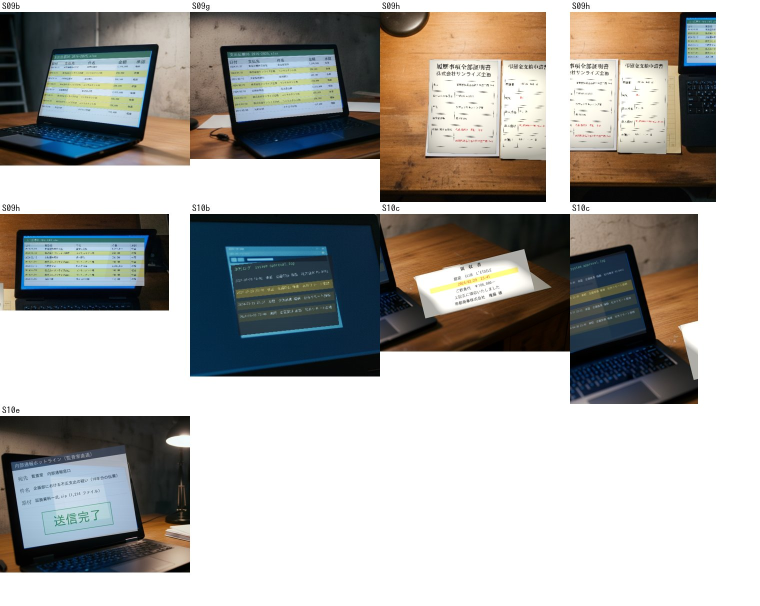
#> input picture assets/qa/chika/PHASE5_합성_검수.jpg, 1520 x 1212 px (shown at 1/2 size)
$ python -i build_ryokan_overrides.py   (imports and definitions only)
#> lines starting #> are read from the running program, lines starting #| are printed output that depends on the picture
#!/usr/bin/env python3
"""『老舗旅館の嫁』 #03 무료 교체 클립(video-overrides) 생성 (build_ryokan_overrides.py 구조) — 규격 제7장 2, 제8장 6 (로컬, 무과금).

스토리보드 방식별로 assets/video-overrides/ryokan/sceneNN.mp4 (NN = 장면 순번, 1부터)를 만든다. 1920x1080 24fps.
  still  정지 키프레임 → 편집 카메라 한 가지(와이드 = 느린 팬, 그 외 = 슬로 푸시인 1.00→1.05, edit_fx가 있으면 그것)
         dutch7 = 7° 회전(악역 붕괴 모티프), dollyzoom = 인물 마스크 2.5D(배경만 줌아웃, 인물 고정)
  gfx    합성 완료 키프레임 + 시간차 등장(_states.json: 스크린 쌍·피라미드·스크린 점등) 크로스페이드
  omni   대사 CU 정지 프레임 — burn 단계에서 OmniHuman이 음성 구동 영상으로 바꾼다
  card   타이틀·엔딩 카드(실글꼴, 페이드)
  reuse  원본 컷(still·gfx)에서 바로 만든다
i2v 컷(pro·lite)은 만들지 않는다(생성 후 post 단계: pull·dutch5·3분할 — post_i2v).
길이 = scene_durations + 0.5초(디졸브 겹침 여유).
사용법: python3 scripts/build_ryokan_overrides.py [장면ID ...]
        python3 scripts/build_ryokan_overrides.py post <clips_dir>   # 생성 i2v 클립 후처리(표기 추적·편집 카메라·더치·핸드헬드) → overrides에 추가
"""
import json
import math
import os
import subprocess
import sys

import cv2
import numpy as np
from PIL import Image, ImageDraw, ImageFont

ROOT = os.path.abspath(os.path.join(os.path.dirname(os.path.abspath(__file__)), ".."))
SB = os.path.join(ROOT, "scripts", "storyboard", "ryokan.json")
AUDIO = os.path.join(ROOT, "scripts", "audio", "ryokan.json")
KF = os.path.join(ROOT, "assets", "portraits", "ryokan-keyframes")
OUT = os.path.join(ROOT, "assets", "video-overrides", "ryokan")
W, H, FPS = 1920, 1080, 24
MIN_B = os.path.join(ROOT, "scripts", "fonts", "ZenOldMincho-Bold.ttf")
MIN_R = os.path.join(ROOT, "scripts", "fonts", "ZenOldMincho-Regular.ttf")
CARDS = {"S01f": ("『老舗旅館の嫁』", MIN_B, 104, (236, 226, 200)),
         "S01g": ("三か月前", MIN_R, 72, (236, 232, 222)),
         "S10a": ("繁忙期まで、あと三日", MIN_R, 72, (236, 232, 222)),
         "S13a": ("繁忙期、初日", MIN_R, 72, (236, 232, 222))}
ENC = ["-c:v", "libx264", "-preset", "medium", "-crf", "19", "-pix_fmt", "yuv420p", "-an"]


def run(args):
    subprocess.run(["ffmpeg", "-v", "error", "-y"] + args, check=True)


# [15 lines left out: function zoom_vf, not called in this run]


# 제11장 20(2026-10-09, 외부 검수 「0:23~0:30 암전 8.6초」): 타이틀·시점 카드를 검은 바탕 대신 장면 위에 올린다
OVERLAY_CARDS = {"S01f": ("S01e", "title"), "S01g": ("S02a", "corner")}   # 제11장 20: 타이틀은 직전 후크 컷(야간 현관) 블러 위, 「三か月前」는 다음 장면(새벽 주방) 첫 프레임 위


# [24 lines left out: function card_overlay, not called in this run]


def fit_png(src, dst):
    """키프레임(1344x768 등)을 16:9로 가운데 맞춰 1920x1080 PNG로."""
#> called with src = '../assets/qa/chika/PHASE5_합성_검수.jpg', dst = 'out.png'
    im = Image.open(src).convert("RGB"); w, h = im.size
#> in fit_png, im is the input picture: PIL image 1520x1212 RGB; mean R, G, B 173, 171.4, 167.6
#> after `w, h = im.size`: w = 1520; h = 1212
    if abs(w / h - 16 / 9) > 0.01:
        nw = min(w, int(h * 16 / 9)); nh = int(nw * 9 / 16)
#> after `nw = min(w, int(h * 16 / 9))`: nw = 1520
#> after `nh = int(nw * 9 / 16)`: nh = 855
        im = im.crop(((w - nw) // 2, (h - nh) // 2, (w - nw) // 2 + nw, (h - nh) // 2 + nh))
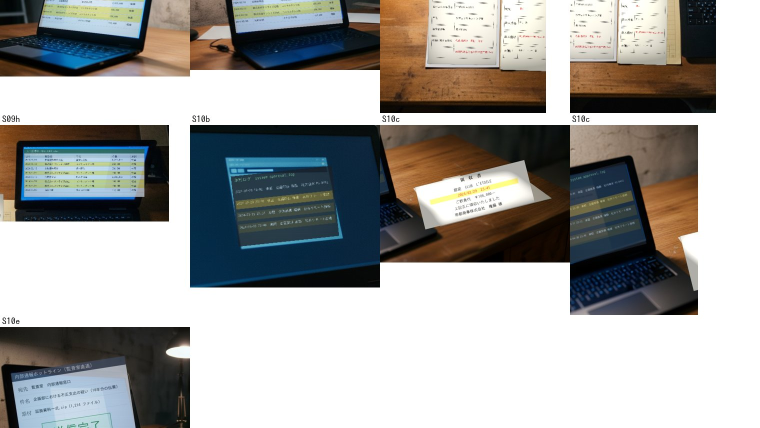
#> im: PIL image 1520x855 RGB (shown at 1/2 size); mean R, G, B 162.6, 162.3, 159.8
    im.resize((W, H), Image.LANCZOS).save(dst)
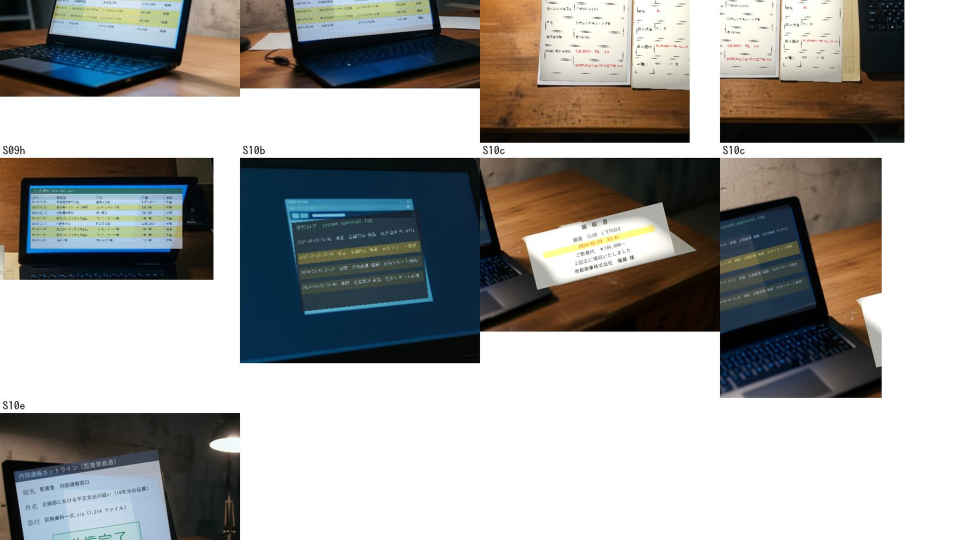
#> saved as out.png: PIL image 1920x1080 RGB (shown at 1/2 size); mean R, G, B 162.6, 162.3, 159.8
    return dst


# [31 lines left out: functions cam_matrix, render, not called in this run]


def load(src):
    return np.asarray(Image.open(src).convert("RGB")).astype(np.float32)


# [60 lines left out: functions cam, cam_states, dollyzoom, card, not called in this run]


# 수정 9(2026-10-07): 회의장 재생성 컷 중 i2v 대신 정지 편집 카메라로(추가 과금 없이)
FORCE_STILL = set()
FX_OVERRIDE = {}


# 감독님 지적(정지 영상 과다 2026-10-07): 사람이 있는 정지 컷은 2.5D 시차(인물·배경 분리, 서로 다른 속도),
# 연속 정지 컷은 무빙을 번갈아(같은 무빙 연속 금지). 미세하게 — 떨림으로 보이지 않게.
PARALLAX_MOVES = ["dolly_in", "truck_l", "dolly_out", "truck_r"]
_SEG = None


# [97 lines left out: functions person_mask, parallax, default_fx, main, not called in this run]


# ---------------- 생성 i2v 클립 후처리(무과금) ----------------
RAW = os.path.join(ROOT, "assets", "portraits", "ryokan-kf-raw")
# i2v는 카메라 지시를 무시 → 편집에서(제8장 6): 악역 컷 더치·핸드헬드(제8장 4·4-1), S18h 풀백(엔딩 크레인 대용)
# 스토리보드 edit_fx(제8장 4·4-1): 악역 컷 더치·핸드헬드, S13g 돌리줌(작품 1회, 수화기 떨어지는 순간)
POST_FX = {"S07g": "dutch5", "S10b": "hand", "S11f": "dutch7", "S18e": "hand", "S13g": "push"}   # S13g 돌리줌은 i2v 영상에 마스크 분리가 안 되어 빠른 푸시인으로 대체(#02 S16d 실증과 동일)
# 제11장 20: 시점 소자막은 i2v 컷(S10a·S13a) 첫 프레임 위 좌하단 0.3→2.6초 — post 단계에서 오버레이
CAPTION_OVER = {"S10a": "繁忙期まで、あと三日", "S13a": "繁忙期、初日"}
# 히어로 테이크 선택(검수 2026-10-08): 설계 동작·결함 기준
TAKE = {"S13g": 2, "S07k": 2, "S06a": 2, "S14a": 1, "S13j": 2, "S01a": 1, "S01c": 1, "S01e": 1, "S02a": 1, "S03c": 1, "S08a": 1, "S13k": 1, "S16e": 1, "S17a": 1, "S17d": 1, "S18h": 1}   # 히어로 2테이크 검수(2026-10-19 1차, 제11장 8): S13g take1 수화기가 떠 있음 / S14a take2 정수리 노출 / S07k take2 해방 미소 / S06a take2 절 깊음
SIL_RECT = (0.37, 0.33, 0.63, 0.98)   # S01a 문 영역(비율)


# [12 lines left out: functions read_frames, write_frames, not called in this run]


class SignTracker:
    """합성 표기를 i2v 클립에 붙인다 — 두 단계(감독님 지적 2026-10-07: 간판이 떨림, 측정 결과 프레임간 최대 107px).
    1) 표기 주변(사각형 bbox를 넉넉히 넓힌 영역)의 특징점만으로 프레임마다 위치·배율·회전(부분 아핀)을 구한다
       — 화면 전체 특징점은 걷는 사람·군중에 끌려 흔들렸다.
    2) 클립 전체의 사각형 모서리 궤적을 이상치 제거 후 '직선(1차)'으로 맞춘다 — 고정 카메라 i2v의 미세 드리프트만 남고 떨림 0.
    3) 맞춘 모서리로 프레임별 원근 변환을 만들어 합성본(차이 영역)을 붙인다."""
    # [142 lines left out: functions __init__, corners, run, silhouette, caption_frames, cam_frames and 1 more, not called in this run]


# [5 lines not run here, left out]

>>> result = fit_png('../assets/qa/chika/PHASE5_합성_검수.jpg', 'out.png')

$ run again, on assets/qa/chika/PHASE4_A단계_okochi_정밀대조.jpg
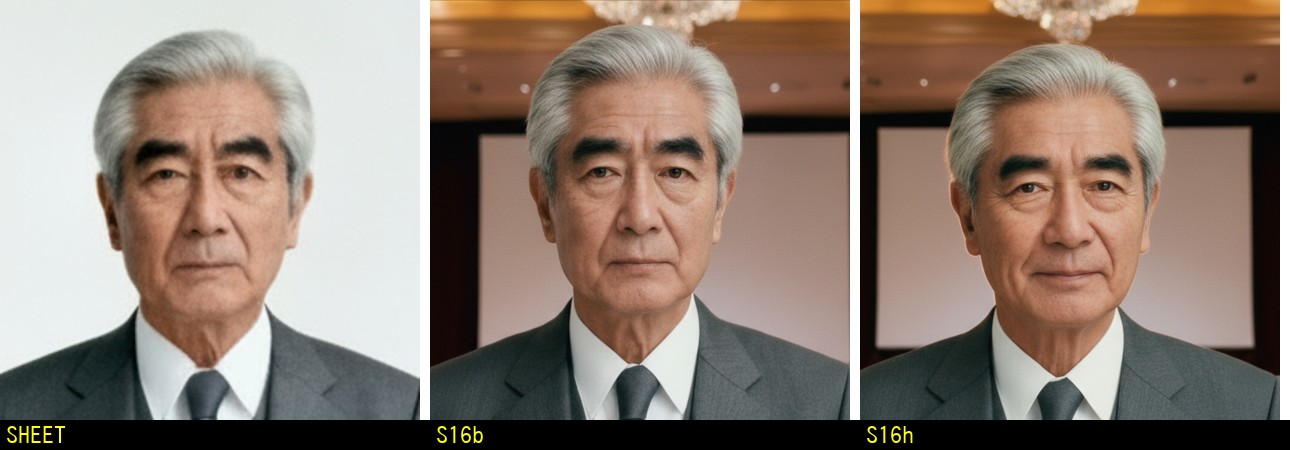
#> input picture assets/qa/chika/PHASE4_A단계_okochi_정밀대조.jpg, 1290 x 450 px
#> in fit_png, im is the input picture: PIL image 1290x450 RGB; mean R, G, B 142.1, 125.4, 113.9
#> in fit_png, `im = im.crop(((w - nw) // 2, (h - nh) // 2, (w - nw) // 2 + nw, (h - n..`:
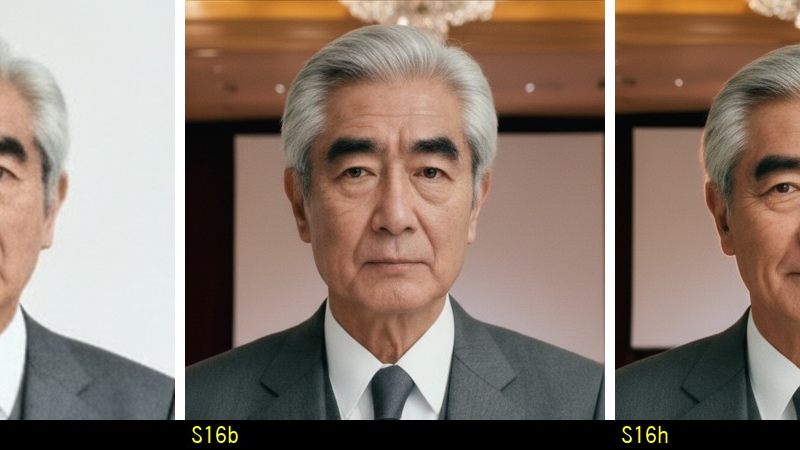
#> im: PIL image 800x450 RGB; mean R, G, B 137.6, 120.3, 108.6

$ run again, on assets/qa/chika/scene118.jpg
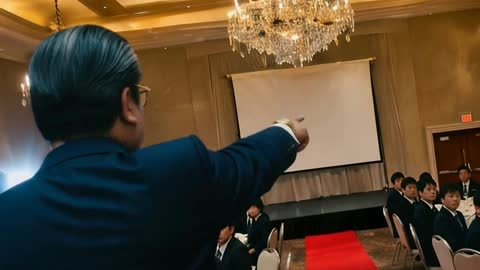
#> input picture assets/qa/chika/scene118.jpg, 480 x 270 px
#> in fit_png, im is the input picture: PIL image 480x270 RGB; mean R, G, B 85.9, 68.8, 48.7
#> in fit_png, `im.resize((W, H), Image.LANCZOS).save(dst)`:
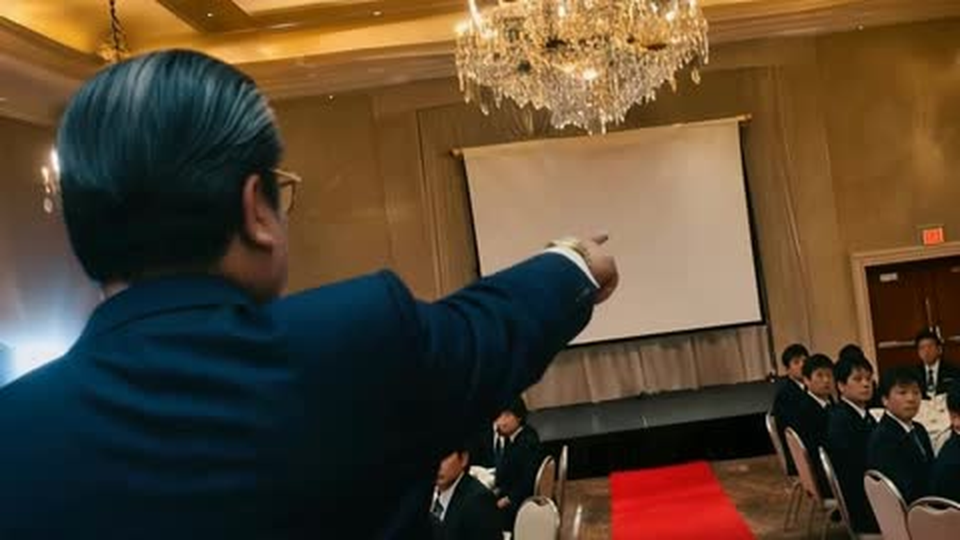
#> saved as out.png: PIL image 1920x1080 RGB (shown at 1/2 size); mean R, G, B 85.9, 68.8, 48.7
